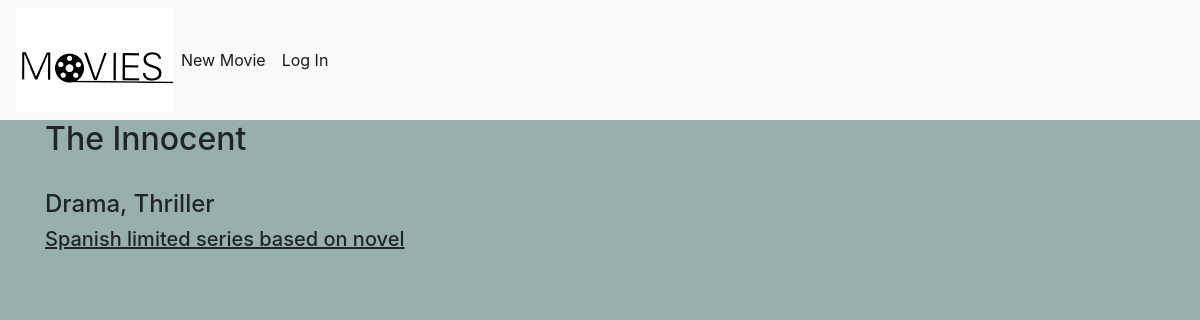
Page /6 on the committed database.
### model.py (models this page shows, shortened)
class Movies(db.Model):
    __tablename__ = "movies"
    moviesId = db.Column(db.Integer, primary_key=True)
    title = db.Column(db.Text, nullable=False)
    genre = db.Column(db.Text, nullable=False)
    description = db.Column(db.Text, nullable=False)

### app.py (the view)
@app.route('/<int:movie_id>')
def movie(movie_id):
    movie = controller.get_movie(movie_id)
    return render_template('movie.html', movie=movie)

### controller.py (called while the page is built)
def get_movie(movie_id):
    return Movies.query.filter_by(moviesId=movie_id).first()

### templates/movie.html
{% extends 'base.html' %}
{% block content %}
<h2>{% block title %} {{ movie['title'] }} {% endblock %}</h2>
<br/>
<h4>{{ movie['genre'] }}</h4>
<h5>{{ movie['description'] }}</h5>
{% endblock %}

### static/css/style.css (style rules this page uses)
body { background-color: #97b0ad; }
h5 { text-decoration: underline; }

### rows in the picture
Movies: title "The Innocent", genre "Drama, Thriller", description "Spanish limited series based on novel"
